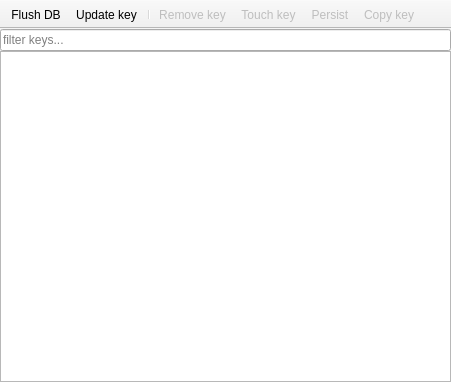
<?xml version="1.0" encoding="UTF-8"?>
<ui version="4.0">
 <class>main_window</class>
 <widget class="QMainWindow" name="main_window">
  <property name="geometry">
   <rect>
    <x>0</x>
    <y>0</y>
    <width>451</width>
    <height>382</height>
   </rect>
  </property>
  <property name="windowTitle">
   <string>Redis Tree</string>
  </property>
  <widget class="QWidget" name="centralwidget">
   <layout class="QVBoxLayout" name="verticalLayout_2">
    <property name="spacing">
     <number>0</number>
    </property>
    <property name="leftMargin">
     <number>0</number>
    </property>
    <property name="topMargin">
     <number>0</number>
    </property>
    <property name="rightMargin">
     <number>0</number>
    </property>
    <property name="bottomMargin">
     <number>0</number>
    </property>
    <item>
     <widget class="QWidget" name="filter_container" native="true">
      <layout class="QHBoxLayout" name="horizontalLayout">
       <property name="leftMargin">
        <number>0</number>
       </property>
       <property name="topMargin">
        <number>0</number>
       </property>
       <property name="rightMargin">
        <number>0</number>
       </property>
       <property name="bottomMargin">
        <number>0</number>
       </property>
       <item>
        <widget class="QLineEdit" name="filter_edit">
         <property name="placeholderText">
          <string>filter keys...</string>
         </property>
         <property name="clearButtonEnabled">
          <bool>true</bool>
         </property>
        </widget>
       </item>
      </layout>
     </widget>
    </item>
    <item>
     <widget class="QTreeView" name="tree">
      <property name="dragEnabled">
       <bool>true</bool>
      </property>
      <property name="selectionMode">
       <enum>QAbstractItemView::ExtendedSelection</enum>
      </property>
      <property name="selectionBehavior">
       <enum>QAbstractItemView::SelectItems</enum>
      </property>
      <property name="uniformRowHeights">
       <bool>true</bool>
      </property>
      <property name="headerHidden">
       <bool>true</bool>
      </property>
     </widget>
    </item>
   </layout>
  </widget>
  <widget class="QToolBar" name="db_toolbar">
   <property name="windowTitle">
    <string>Redis Tree</string>
   </property>
   <property name="movable">
    <bool>false</bool>
   </property>
   <property name="iconSize">
    <size>
     <width>16</width>
     <height>16</height>
    </size>
   </property>
   <attribute name="toolBarArea">
    <enum>TopToolBarArea</enum>
   </attribute>
   <attribute name="toolBarBreak">
    <bool>false</bool>
   </attribute>
   <addaction name="flush_db_action"/>
   <addaction name="update_db_action"/>
   <addaction name="separator"/>
   <addaction name="remove_key_action"/>
   <addaction name="touch_key_action"/>
   <addaction name="persist_key_action"/>
   <addaction name="copy_key_action"/>
  </widget>
  <action name="remove_key_action">
   <property name="enabled">
    <bool>false</bool>
   </property>
   <property name="icon">
    <iconset theme="list-remove">
     <normaloff>.</normaloff>.</iconset>
   </property>
   <property name="text">
    <string>Remove key</string>
   </property>
   <property name="toolTip">
    <string>Remove the selected key(s)</string>
   </property>
  </action>
  <action name="persist_key_action">
   <property name="enabled">
    <bool>false</bool>
   </property>
   <property name="icon">
    <iconset theme="go-bottom">
     <normaloff>.</normaloff>.</iconset>
   </property>
   <property name="text">
    <string>Persist</string>
   </property>
   <property name="toolTip">
    <string>Remove expiration from selected key(s)</string>
   </property>
  </action>
  <action name="touch_key_action">
   <property name="enabled">
    <bool>false</bool>
   </property>
   <property name="icon">
    <iconset theme="go-down">
     <normaloff>.</normaloff>.</iconset>
   </property>
   <property name="text">
    <string>Touch key</string>
   </property>
   <property name="toolTip">
    <string>Alters last access time of selected key(s)</string>
   </property>
  </action>
  <action name="flush_db_action">
   <property name="icon">
    <iconset theme="edit-clear">
     <normaloff>.</normaloff>.</iconset>
   </property>
   <property name="text">
    <string>Flush DB</string>
   </property>
   <property name="toolTip">
    <string>Removes all keys from selected database(s)</string>
   </property>
  </action>
  <action name="copy_key_action">
   <property name="enabled">
    <bool>false</bool>
   </property>
   <property name="icon">
    <iconset theme="edit-copy">
     <normaloff>.</normaloff>.</iconset>
   </property>
   <property name="text">
    <string>Copy key</string>
   </property>
   <property name="toolTip">
    <string>Copies selected key value into a new key</string>
   </property>
   <property name="shortcut">
    <string>Ctrl+C</string>
   </property>
  </action>
  <action name="update_db_action">
   <property name="icon">
    <iconset theme="view-refresh">
     <normaloff>.</normaloff>.</iconset>
   </property>
   <property name="text">
    <string>Update key</string>
   </property>
   <property name="toolTip">
    <string>Update selected DB(s)</string>
   </property>
   <property name="statusTip">
    <string>Update</string>
   </property>
  </action>
 </widget>
 <resources/>
 <connections/>
</ui>
